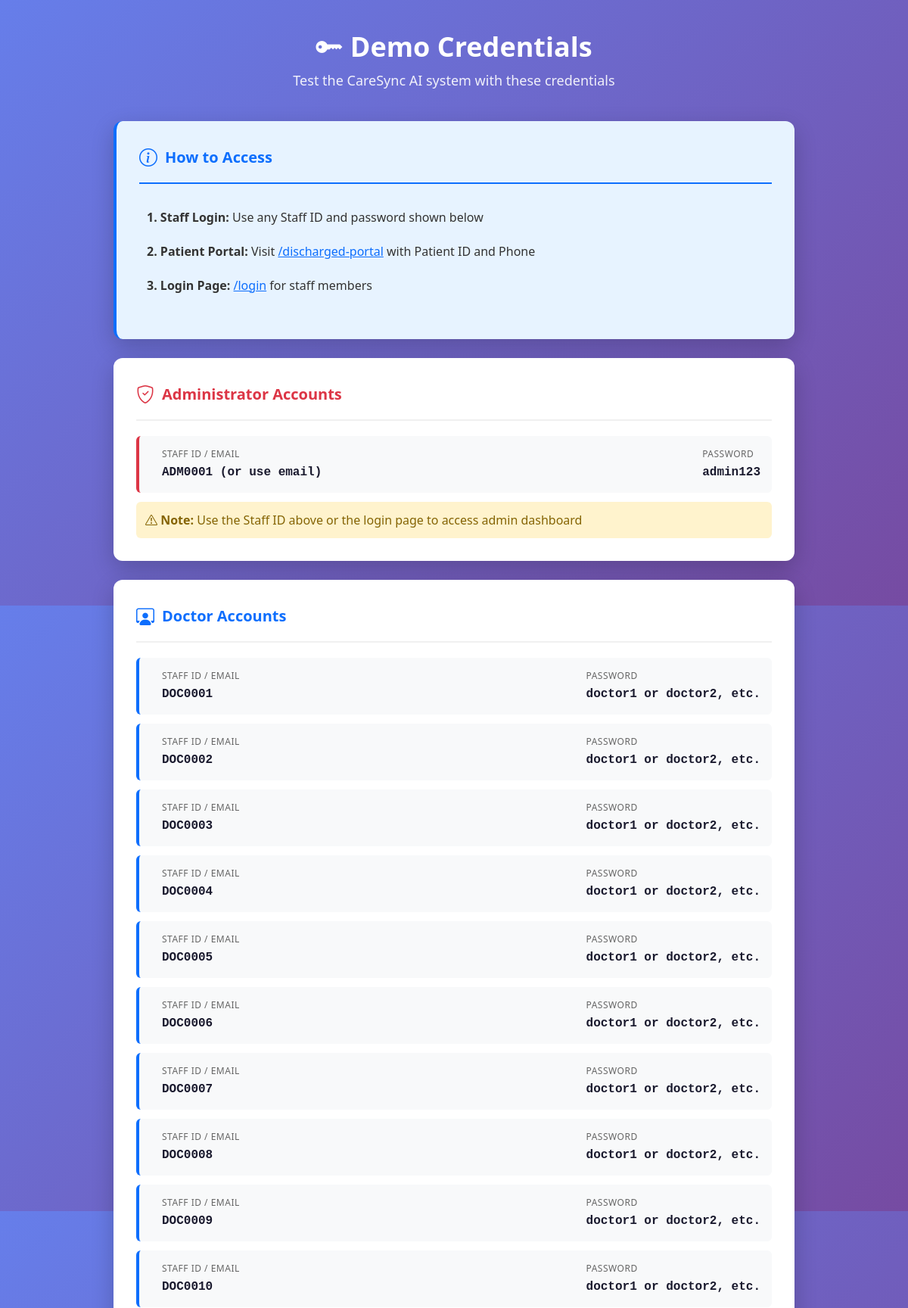
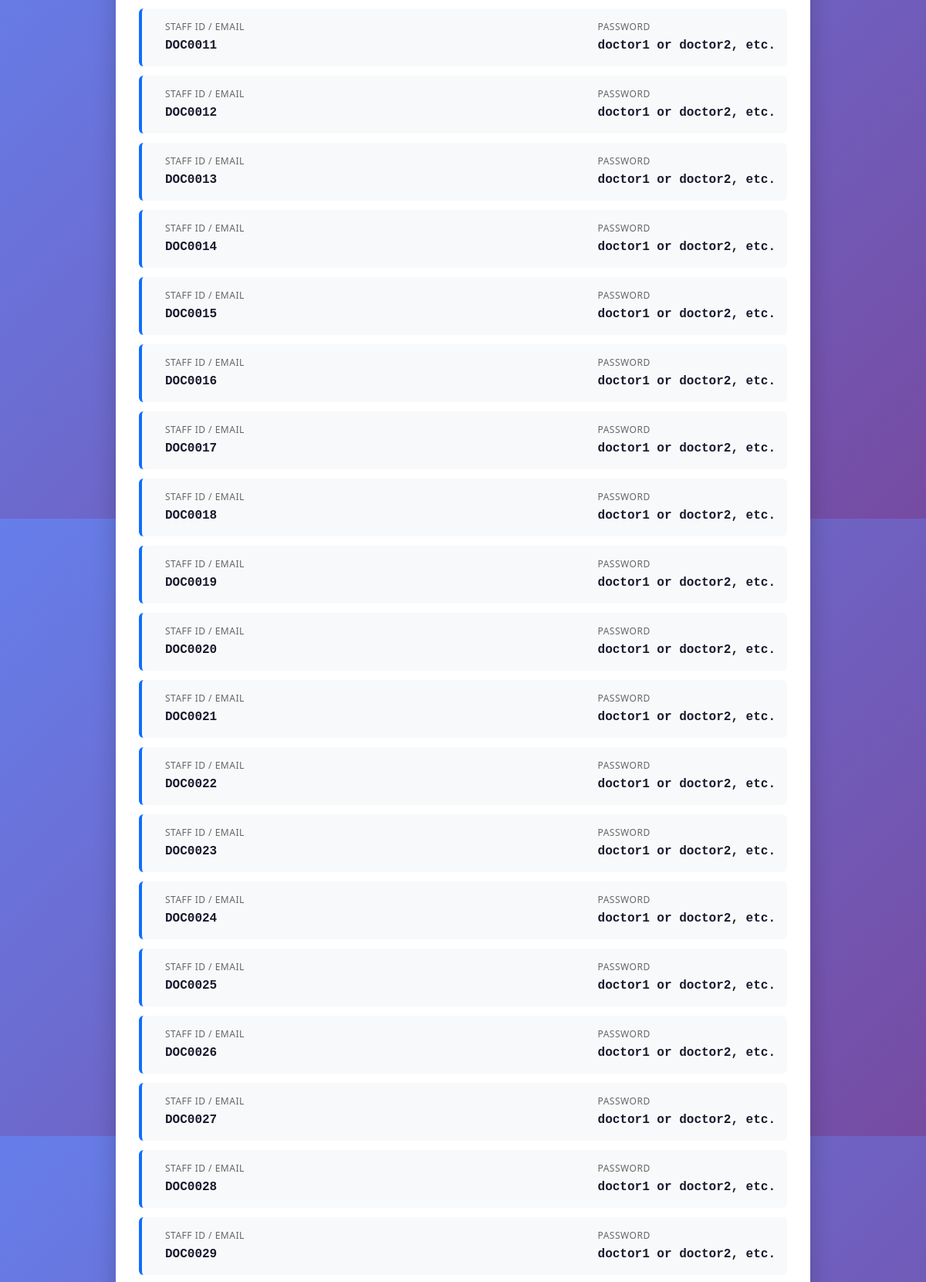
The page /credentials (upper part) on the database its author committed (2 pictures, top to bottom).
### models.py (models this page shows, shortened)
class StaffMember(db.Model):
    __tablename__ = 'staff_members'
    id = db.Column(db.Integer, primary_key=True)
    staff_id = db.Column(db.String(50), unique=True, nullable=False)
    password_hash = db.Column(db.String(256), nullable=False)
    first_name = db.Column(db.String(100), nullable=False)
    last_name = db.Column(db.String(100), nullable=False)
    email = db.Column(db.String(120), unique=True, nullable=False)
    phone = db.Column(db.String(20), nullable=True)
    role = db.Column(db.String(20), nullable=False)  # 'admin', 'doctor', 'nurse'
    department = db.Column(db.String(100), nullable=True)
    specialization = db.Column(db.String(100), nullable=True)
    is_on_duty = db.Column(db.Boolean, default=False)
    is_active = db.Column(db.Boolean, default=True)
    created_at = db.Column(db.DateTime, default=datetime.now)
    updated_at = db.Column(db.DateTime, default=datetime.now, onupdate=datetime.now)
    @property
    def full_name(self):
        return f"{self.first_name} {self.last_name}"

### routes.py (the view)
@app.route('/credentials')
def view_credentials():
    admins = StaffMember.query.filter_by(role='admin', is_active=True).all()
    doctors = StaffMember.query.filter_by(role='doctor', is_active=True).all()
    nurses = StaffMember.query.filter_by(role='nurse', is_active=True).all()
    credentials = {
        'admins': [{'staff_id': a.staff_id, 'name': a.full_name} for a in admins],
        'doctors': [{'staff_id': d.staff_id, 'name': d.full_name} for d in doctors],
        'nurses': [{'staff_id': n.staff_id, 'name': n.full_name} for n in nurses]
    }
    return render_template('credentials.html', credentials=credentials)

### routes.py (called while the page is built)
@app.before_request
def make_session_permanent():
    session.permanent = True

@app.context_processor
def utility_processor():
    return {
        'now': datetime.now(),
        'get_staff_user': get_staff_user
    }

### templates/credentials.html (shortened to what this page needs)
<!DOCTYPE html>
<html lang="en">
<head>
    <link href="https://cdn.jsdelivr.net/npm/bootstrap@5.3.2/dist/css/bootstrap.min.css" rel="stylesheet">
    <link href="https://cdn.jsdelivr.net/npm/bootstrap-icons@1.11.1/font/bootstrap-icons.css" rel="stylesheet">
</head>
<body>
    <div class="credentials-container">
        <div class="credentials-header">
            <h1><i class="bi bi-key-fill" style="color: white;"></i> Demo Credentials</h1>
            <p>Test the CareSync AI system with these credentials</p>
        </div>
        <div class="credential-section" style="background: #e7f3ff; border-left: 4px solid #0d6efd;">
            <div class="section-title" style="color: #0d6efd; border-bottom: 2px solid #0d6efd;">
                <i class="bi bi-info-circle"></i> How to Access
            </div>
            <div style="padding: 10px; color: #333; line-height: 1.8;">
                <p><strong>1. Staff Login:</strong> Use any Staff ID and password shown below</p>
                <p><strong>2. Patient Portal:</strong> Visit <a href="/discharged-portal" style="color: #0d6efd; text-decoration: underline;">/discharged-portal</a> with Patient ID and Phone</p>
                <p><strong>3. Login Page:</strong> <a href="/login" style="color: #0d6efd; text-decoration: underline;">/login</a> for staff members</p>
            </div>
        </div>
        {% if credentials.admins %}
        <div class="credential-section">
            <div class="section-title admin-title">
                <i class="bi bi-shield-check"></i> Administrator Accounts
            </div>
            {% for admin in credentials.admins %}
            <div class="credential-item admin-border">
                <div class="credential-info">
                    <div class="credential-label">Staff ID / Email</div>
                    <div class="credential-value">{{ admin.staff_id }} (or use email)</div>
                </div>
                <div class="credential-info">
                    <div class="credential-label">Password</div>
                    <div class="credential-value"><strong>admin123</strong></div>
                </div>
            </div>
            {% endfor %}
            <div style="padding: 12px; background: #fff3cd; border-radius: 6px; margin-top: 10px; color: #856404;">
                <i class="bi bi-exclamation-triangle"></i> <strong>Note:</strong> Use the Staff ID above or the login page to access admin dashboard
            </div>
        </div>
        {% endif %}
        {% if credentials.doctors %}
        <div class="credential-section">
            <div class="section-title doctor-title">
                <i class="bi bi-person-workspace"></i> Doctor Accounts
            </div>
            {% for doctor in credentials.doctors %}
            <div class="credential-item doctor-border">
                <div class="credential-info">
                    <div class="credential-label">Staff ID / Email</div>
                    <div class="credential-value">{{ doctor.staff_id }}</div>
                </div>
                <div class="credential-info">
                    <div class="credential-label">Password</div>
                    <div class="credential-value"><strong>doctor1</strong> or <strong>doctor2</strong>, etc.</div>
                </div>
            </div>
            {% endfor %}
        </div>
        {% endif %}
    </div>
</body>
</html>

### templates/credentials.html (style rules this page uses)
body { background: linear-gradient(135deg, #667eea 0%, #764ba2 100%); min-height: 100vh; padding: 40px 20px; }
.credentials-container { max-width: 900px; margin: 0 auto; }
.credentials-header { text-align: center; color: white; margin-bottom: 40px; }
.credentials-header h1 { font-size: 36px; font-weight: 700; margin-bottom: 10px; }
.credentials-header p { font-size: 18px; opacity: 0.9; }
.credential-section { background: white; border-radius: 12px; padding: 30px; margin-bottom: 25px; box-shadow: 0 10px 30px rgba(0, 0, 0, 0.2); }
.section-title { display: flex; align-items: center; gap: 10px; margin-bottom: 20px; font-size: 20px; font-weight: 700; color: #1a1a2e; border-bottom: 2px solid #f0f0f0; padding-bottom: 15px; }
.section-title i { font-size: 24px; }
.admin-title { color: #dc3545; }
.doctor-title { color: #0d6efd; }
.credential-item { background: #f8f9fa; border-left: 4px solid #667eea; padding: 15px; margin-bottom: 12px; border-radius: 6px; display: grid; grid-template-columns: auto 1fr auto; gap: 15px; align-items: center; }
.admin-border { border-left-color: #dc3545; }
.doctor-border { border-left-color: #0d6efd; }
.credential-info { flex: 1; }
.credential-label { font-size: 12px; color: #666; text-transform: uppercase; letter-spacing: 0.5px; }
.credential-value { font-size: 16px; font-weight: 600; color: #1a1a2e; font-family: 'Courier New', monospace; margin-top: 3px; }

### rows shown on the page
StaffMember: staff_id "ADM0001"
StaffMember: staff_id "DOC0001"
StaffMember: staff_id "DOC0002"
StaffMember: staff_id "DOC0003"
StaffMember: staff_id "DOC0004"
StaffMember: staff_id "DOC0005"
StaffMember: staff_id "DOC0006"
StaffMember: staff_id "DOC0007"
StaffMember: staff_id "DOC0008"
StaffMember: staff_id "DOC0009"
StaffMember: staff_id "DOC0010"
StaffMember: staff_id "DOC0011"
StaffMember: staff_id "DOC0012"
StaffMember: staff_id "DOC0013"
StaffMember: staff_id "DOC0014"
StaffMember: staff_id "DOC0015"
StaffMember: staff_id "DOC0016"
StaffMember: staff_id "DOC0017"
StaffMember: staff_id "DOC0018"
StaffMember: staff_id "DOC0019"
StaffMember: staff_id "DOC0020"
StaffMember: staff_id "DOC0021"
StaffMember: staff_id "DOC0022"
StaffMember: staff_id "DOC0023"
StaffMember: staff_id "DOC0024"
StaffMember: staff_id "DOC0025"
StaffMember: staff_id "DOC0026"
StaffMember: staff_id "DOC0027"
StaffMember: staff_id "DOC0028"
StaffMember: staff_id "DOC0029"
